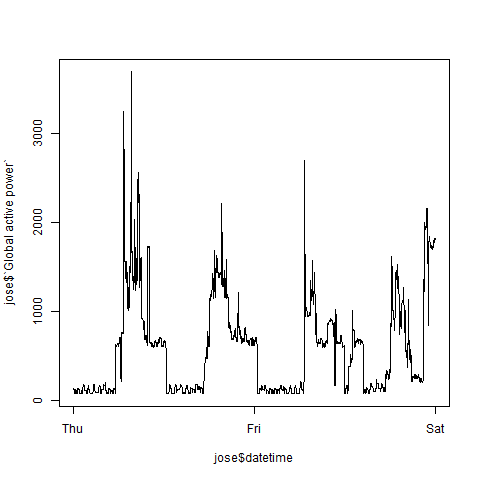

The script that saved this image:

k <- read.table("power.txt",sep = ";")
lam <- subset(k,V1=="1/2/2007")
kam <- subset(k,V1=="2/2/2007")
jose <- rbind(lam,kam)
colnames(jose) <- c("Date","Time","Global active power","Global reactive power","Voltage","Global intensity","Sub metering 1","Sub metering 2","Sub metering 3")
rownames(jose) <- c(1:2880)

jose$Date <- as.Date(jose$Date,format="%d/%m/%Y")
jose$datetime <- as.POSIXct(paste(jose$Date,jose$Time), format="%Y-%m-%d %H:%M:%S")
plot(jose$datetime,jose$`Global active power`,type = "n")
png(filename = "plot2.png",height = 480,width = 480,bg="transparent")
plot(jose$datetime,jose$`Global active power`,type="n")
lines(jose$datetime,jose$`Global active power`)
dev.off()